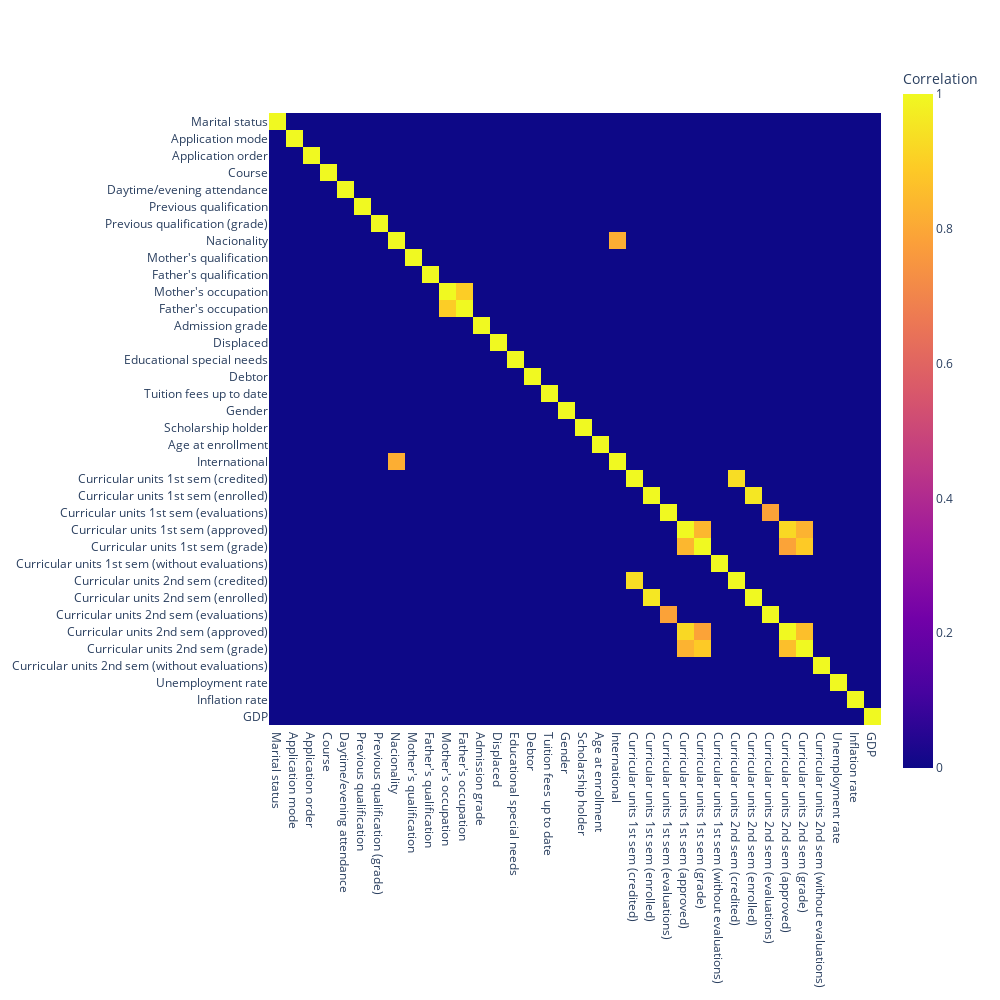

Source (notebook cell):
### Code cell
# @title
## PCA
corr_matrix = abs(data.corr())

threshold = 0.7
high_corr = corr_matrix[corr_matrix >= threshold].fillna(0)

heat_map = px.imshow(high_corr,
                     labels=dict(color="Correlation"),
                     x=corr_matrix.columns,
                     y=corr_matrix.columns,
                     width = 1000,
                     height = 1000)

heat_map.show()

### Figure 1 — Plotly figure (JSON) as saved in the notebook; plotly's stock layout.template omitted (floating-point values rounded to 4 significant figures; data arrays with more than 128 entries replaced by an {"elided": "..."} marker saying what was removed)
{"data": [{"coloraxis": "coloraxis", "hovertemplate": "x: %{x}<br>y: %{y}<br>Correlation: %{z}<extra></extra>", "name": "0", "type": "heatmap", "x": ["Marital status", "Application mode", "Application order", "Course", "Daytime/evening attendance", "Previous qualification", "Previous qualification (grade)", "Nacionality", "Mother's qualification", "Father's qualification", "Mother's occupation", "Father's occupation", "Admission grade", "Displaced", "Educational special needs", "Debtor", "Tuition fees up to date", "Gender", "Scholarship holder", "Age at enrollment", "International", "Curricular units 1st sem (credited)", "Curricular units 1st sem (enrolled)", "Curricular units 1st sem (evaluations)", "Curricular units 1st sem (approved)", "Curricular units 1st sem (grade)", "Curricular units 1st sem (without evaluations)", "Curricular units 2nd sem (credited)", "Curricular units 2nd sem (enrolled)", "Curricular units 2nd sem (evaluations)", "Curricular units 2nd sem (approved)", "Curricular units 2nd sem (grade)", "Curricular units 2nd sem (without evaluations)", "Unemployment rate", "Inflation rate", "GDP"], "xaxis": "x", "y": ["Marital status", "Application mode", "Application order", "Course", "Daytime/evening attendance", "Previous qualification", "Previous qualification (grade)", "Nacionality", "Mother's qualification", "Father's qualification", "Mother's occupation", "Father's occupation", "Admission grade", "Displaced", "Educational special needs", "Debtor", "Tuition fees up to date", "Gender", "Scholarship holder", "Age at enrollment", "International", "Curricular units 1st sem (credited)", "Curricular units 1st sem (enrolled)", "Curricular units 1st sem (evaluations)", "Curricular units 1st sem (approved)", "Curricular units 1st sem (grade)", "Curricular units 1st sem (without evaluations)", "Curricular units 2nd sem (credited)", "Curricular units 2nd sem (enrolled)", "Curricular units 2nd sem (evaluations)", "Curricular units 2nd sem (approved)", "Curricular units 2nd sem (grade)", "Curricular units 2nd sem (without evaluations)", "Unemployment rate", "Inflation rate", "GDP"], "yaxis": "y", "z": {"elided": "36x36 float values"}}], "layout": {"coloraxis": {"colorbar": {"title": {"text": "Correlation"}}, "colorscale": [[0, "#0d0887"], [0.1111, "#46039f"], [0.2222, "#7201a8"], [0.3333, "#9c179e"], [0.4444, "#bd3786"], [0.5556, "#d8576b"], [0.6667, "#ed7953"], [0.7778, "#fb9f3a"], [0.8889, "#fdca26"], [1, "#f0f921"]]}, "height": 1000, "margin": {"t": 60}, "width": 1000, "xaxis": {"anchor": "y", "constrain": "domain", "domain": [0, 1], "scaleanchor": "y"}, "yaxis": {"anchor": "x", "autorange": "reversed", "constrain": "domain", "domain": [0, 1]}}}
